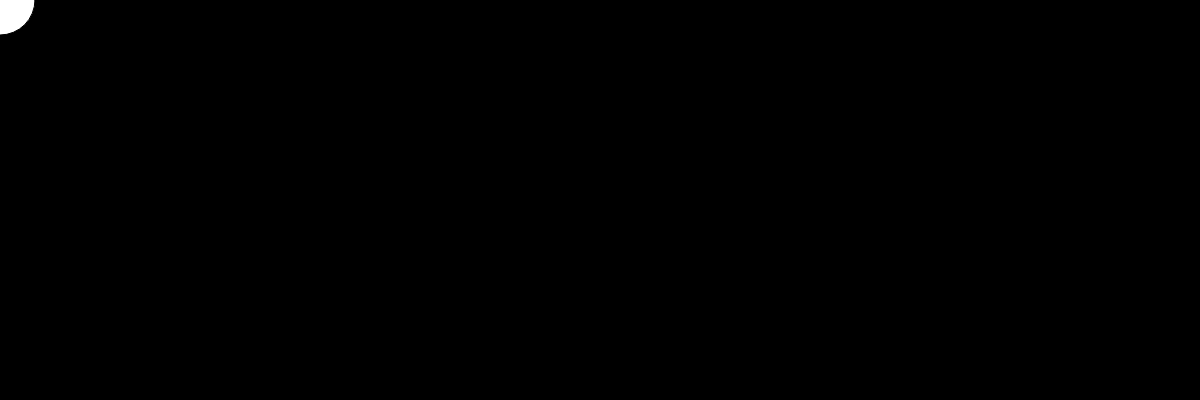
Frame 1 (no input)
Frame 60 (no input): identical to frame 1, image omitted
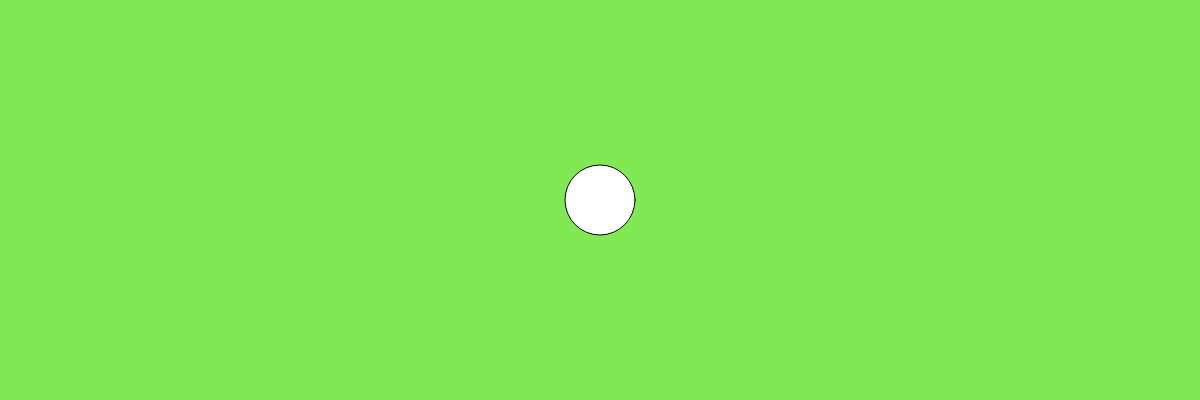
Frame 120 (the mouse pressed at the canvas centre since frame 60)

The p5.js sketch that drew these frames (run headless with seeded random() and noise() and a simulated clock; from frame 60 on, the mouse is pressed at the canvas centre):

// p5.js sketch
// ── sketch.js

var r = 0;
var g = 50;
var b=255;

function setup(){

  createCanvas(1200,400);
}


function draw(){
  
  r = map(mouseX, 0 ,1200, 0, 255);
  g = map(mouseX, 0 ,400, 0, 155);
  b = map(mouseX, 0 ,900, 0, 125);

  background(r,g,b);

  fill(255);
  ellipse(mouseX,mouseY,70,70);
}
